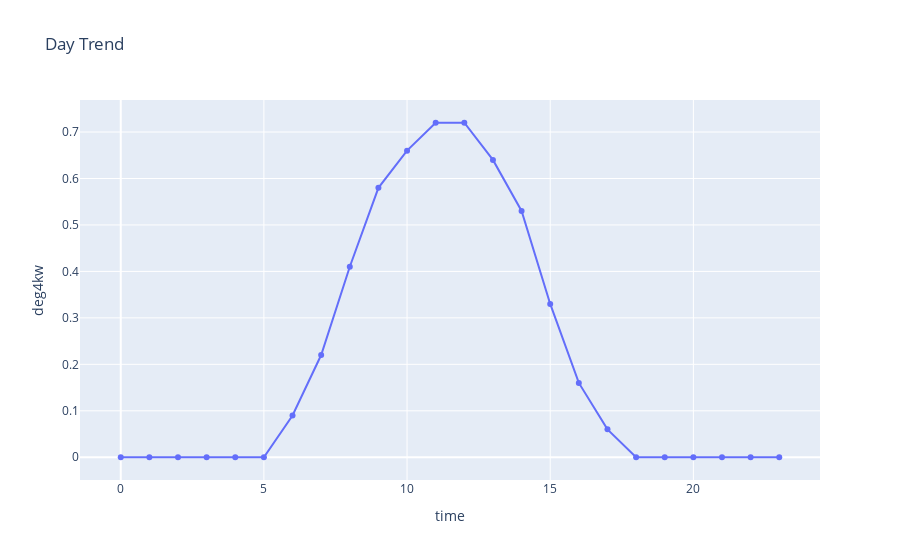

Notebook cell for this chart:
### Markdown cell above
- 用plotly

### Code cell
import plotly.express as px
import pandas as pd

df = pd.DataFrame(dict(
    time = data['hour'],
    deg4kw = data['deg4kw']
))
fig = px.line(df, x="time", y="deg4kw", title="Day Trend", markers=True)
fig.show()

### Figure 1 — Plotly figure (JSON) as saved in the notebook; plotly's stock layout.template omitted (floating-point values rounded to 4 significant figures)
{"data": [{"hovertemplate": "time=%{x}<br>deg4kw=%{y}<extra></extra>", "legendgroup": "", "line": {"color": "#636efa", "dash": "solid"}, "marker": {"symbol": "circle"}, "mode": "lines+markers", "name": "", "orientation": "v", "showlegend": false, "type": "scatter", "x": [0, 1, 2, 3, 4, 5, 6, 7, 8, 9, 10, 11, 12, 13, 14, 15, 16, 17, 18, 19, 20, 21, 22, 23], "xaxis": "x", "y": [0, 0, 0, 0, 0, 0, 0.09, 0.22, 0.41, 0.58, 0.66, 0.72, 0.72, 0.64, 0.53, 0.33, 0.16, 0.06, 0, 0, 0, 0, 0, 0], "yaxis": "y"}], "layout": {"autosize": true, "legend": {"tracegroupgap": 0}, "title": {"text": "Day Trend"}, "xaxis": {"anchor": "y", "autorange": true, "domain": [0, 1], "range": [-1.487, 24.49], "title": {"text": "time"}, "type": "linear"}, "yaxis": {"anchor": "x", "autorange": true, "domain": [0, 1], "range": [-0.05942, 0.7794], "title": {"text": "deg4kw"}, "type": "linear"}}}
